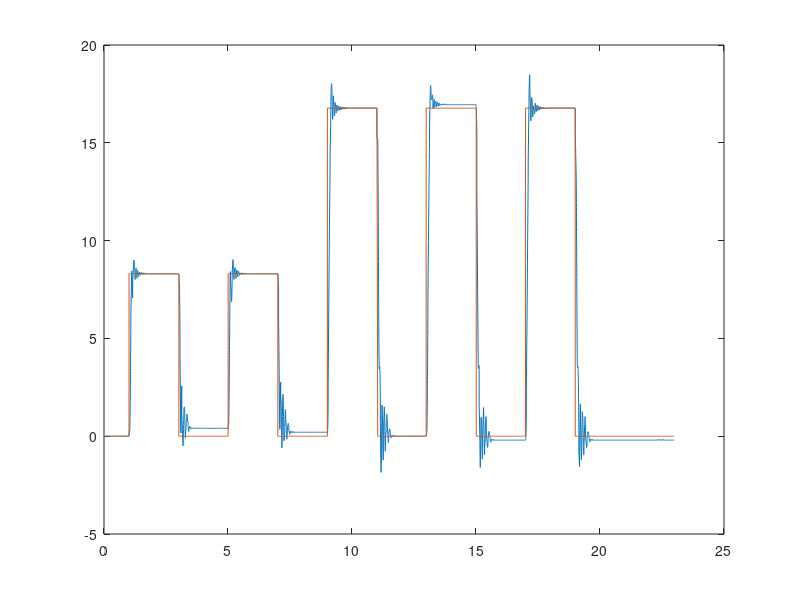

The MATLAB source for this figure:
% THIS CODE IS Written by SeongWon Lee 
% THIS CODE IS based Practical Modeling and System Identification of R/C
% Servo Motors( 18th IEEE International Conference on Control Applications
% Part of 2009 IEEE Multi-conference on Systems and Control
% Saint Petersburg, Russia, July 8-10, 2009)
clc;clear;clf;
angle=-xlsread("angle.csv");
time=xlsread("time.csv");
y=[(time(:,1)-2624)./1000, angle];
% REFINED DATA;
y=unique(y,'rows','stable');
tmp=y(1,1);
tmpidx=1;
tmpval(1)=y(1,2);
for i=2:length(y)
    if y(i,1)==tmp
        tmpval(length(tmpval)+1)=y(i,2);
    else
        tmp=y(i,1);
        y(tmpidx:i-1,2)=mean(tmpval);
        tmpval=zeros(1);
        tmpval(1)=y(i,2);
        tmpidx=i;
    end              
end
y=unique(y,'rows','stable');
%step function
u=[y(:,1),zeros(length(y),1)];
t1=find(u(:,1)==1.009);
t2=find(u(:,1)==3.019);
u(t1:t2,2)=8.3;
t1=find(u(:,1)==5.006);
t2=find(u(:,1)==7.009);
u(t1:t2,2)=8.3;
t1=find(u(:,1)==9.008);
t2=find(u(:,1)==11.005);
u(t1:t2,2)=16.775;
t1=find(u(:,1)==12.991);
t2=find(u(:,1)==15.009);
u(t1:t2,2)=16.775;
t1=find(u(:,1)==16.998);
t2=find(u(:,1)==19.000);
u(t1:t2,2)=16.775;
plot(y(:,1),y(:,2),u(:,1),u(:,2))
clear angle t1 t2 time tmp tmpidx tmpval i;
dlmwrite("RefinedY.txt",y)
dlmwrite("RefinedU.txt",u)
